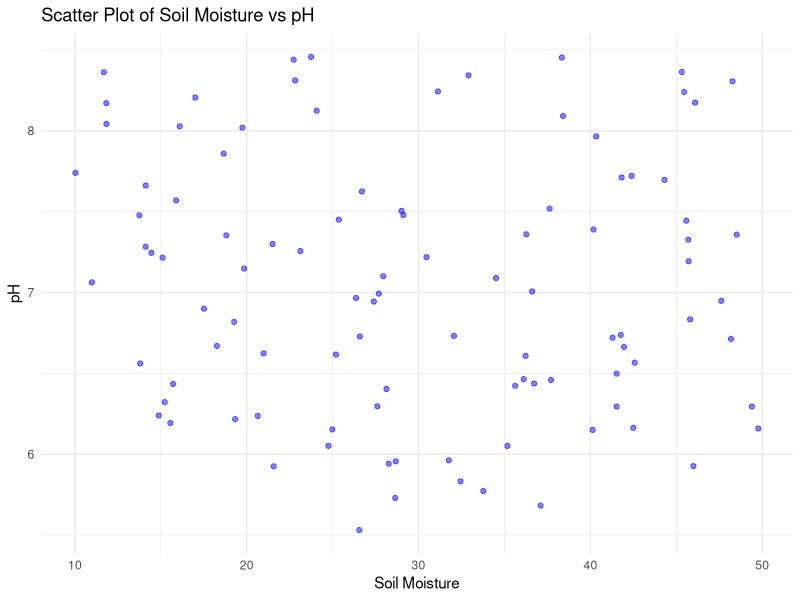
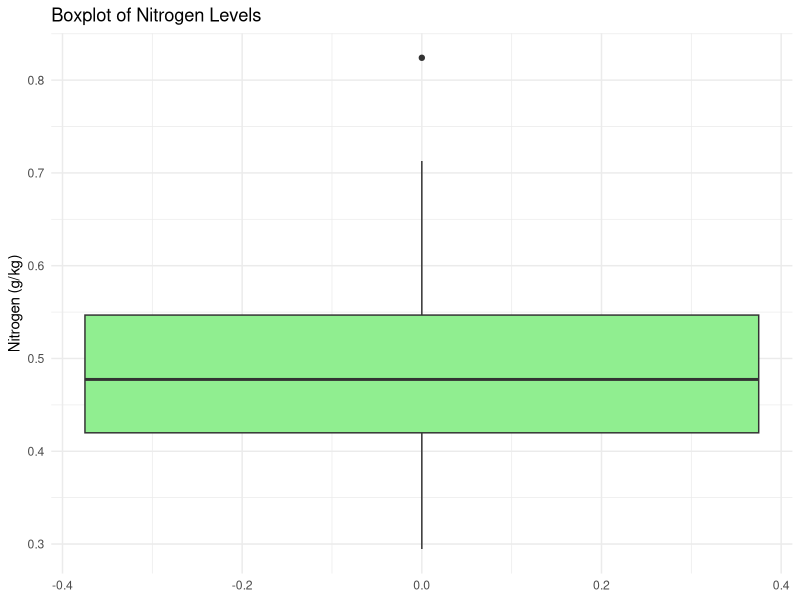
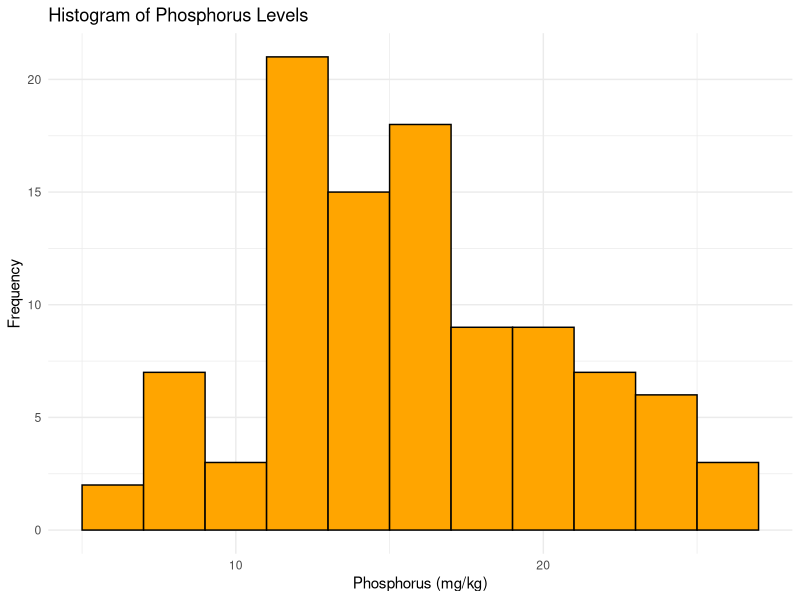

The R script that drew these images, in order:
library(ggplot2)
set.seed(123) 
n <- 100  
soil_data <- data.frame(
  SoilMoisture = runif(n, 10, 50),  
  pH = runif(n, 5.5, 8.5),           
  Nitrogen = rnorm(n, mean = 0.5, sd = 0.1),  
  Phosphorus = rnorm(n, mean = 15, sd = 5)    )
print("First few rows of the dataset:")
print(head(soil_data))
print("Summary statistics of the dataset:")
summary(soil_data)
print("Missing values in each column:")
print(colSums(is.na(soil_data)))
correlation_matrix <- cor(soil_data)
print("Correlation matrix:")
print(correlation_matrix)
ggplot(soil_data, aes(x = SoilMoisture, y = pH)) +
  geom_point(color = "blue", alpha = 0.5) +
  labs(title = "Scatter Plot of Soil Moisture vs pH", x = "Soil Moisture", y = "pH") +
  theme_minimal()
ggplot(soil_data, aes(y = Nitrogen)) +
  geom_boxplot(fill = "lightgreen") +
  labs(title = "Boxplot of Nitrogen Levels", y = "Nitrogen (g/kg)") +  theme_minimal()
ggplot(soil_data, aes(x = Phosphorus)) +
  geom_histogram(binwidth = 2, fill = "orange", color = "black") +
  labs(title = "Histogram of Phosphorus Levels", x = "Phosphorus (mg/kg)", y = "Frequency") +
  theme_minimal()


